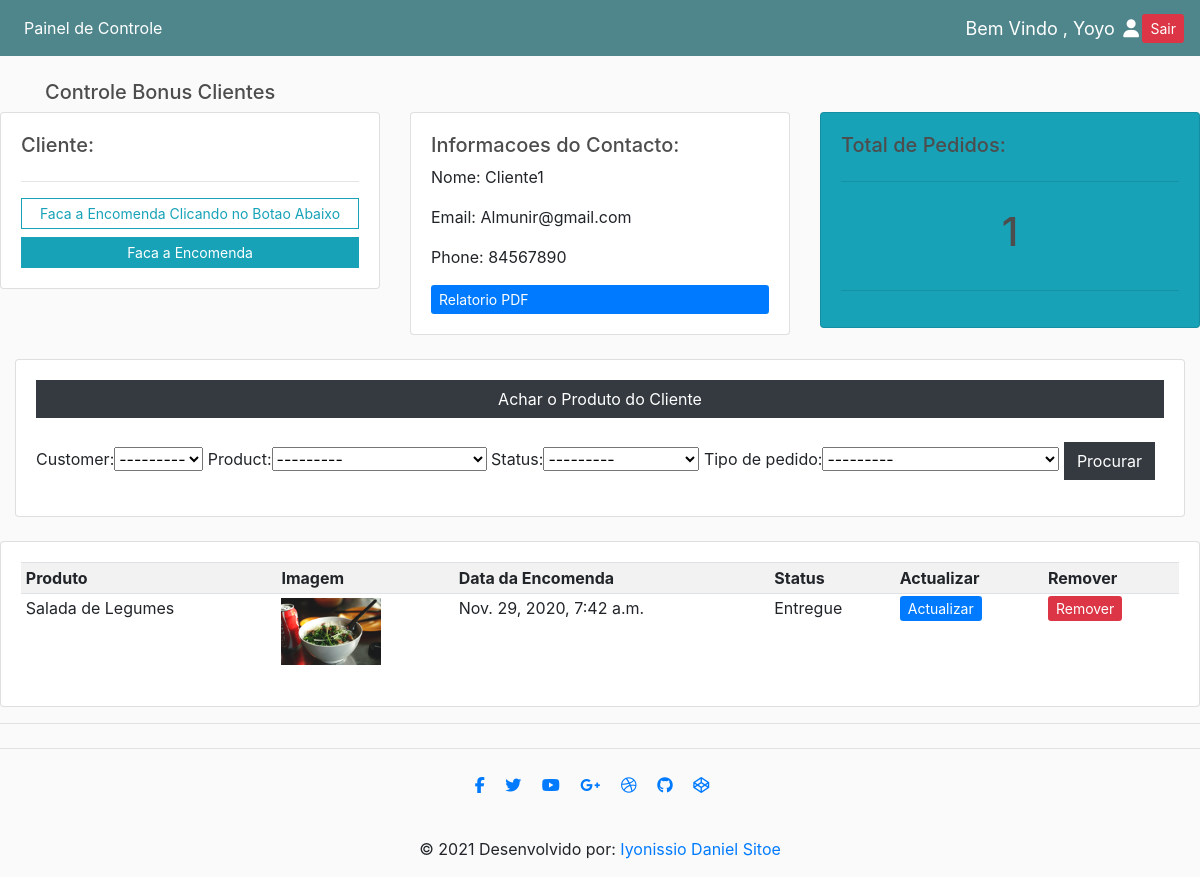
The app's page /customer/1/ (signed in) with its own data.
### entregar/models.py (models this page shows, shortened)
class Customer(models.Model):
    user = models.OneToOneField(User, null=True,blank= True, on_delete=models.CASCADE)
    name = models.CharField(max_length=200, null=True)
    phone = models.CharField(max_length=200, null=True)
    email = models.CharField(max_length=200, null=True)
    profile_pic = models.ImageField(default="Prato_2",null=True,blank=True)
    date_created = models.DateTimeField(auto_now_add=True)
    def __str__(self):
        return str(self.user)

class Order(models.Model):
    STATUS = (
        ('Pendente', 'Pendente'),
        ('Pronto em 30min', 'Pronto em 30min'),
        ('Pronto em 15min', 'Pronto em 15min'),
        ('Pronto em 5min', 'Pronto em 5min'),
        ('Saiu Para Entrega', 'Saiu Para Entrega'),
        ('Entregue', 'Entregue'),
    )
    TIPO_DE_PEDIDO = (
        ('RECEBER ENCASA','RECEBER ENCASA'),
        ('COMER NO RESTAURANTE', 'COMER NO RESTAURANTE'),
        ('LEVANTAR PESSOALMENTE', 'LEVANTAR PESSOALMENTE'),
    )
    customer = models.ForeignKey(Customer, null=True, on_delete= models.SET_NULL)
    product = models.ForeignKey(Product, null=True, on_delete= models.SET_NULL)
    adicionar_Ingrediente = models.CharField(max_length=200, null=True)
    remover_Ingrediente = models.CharField(max_length=200, null=True)
    date_created = models.DateTimeField(auto_now_add=True)
    status = models.CharField(max_length=200, null=True, choices=STATUS)
    tipo_de_pedido = models.CharField(max_length=200, null=True, choices=TIPO_DE_PEDIDO)

class Product(models.Model):
    CATEGORY = (
        ('Promocao do Dia', 'Promocao do Dia'),
        ('Preco Normal', 'Preco Normal')
    )
    name = models.CharField(max_length=200, null=True)
    price = models.FloatField( null=True)
    category = models.CharField(max_length=200, choices=CATEGORY)
    description = models.TextField(max_length=134500, null=True, blank= True)
    date_created = models.DateTimeField(auto_now_add=True)
    image = models.ImageField(default="SemFT.png",null=True,blank=True)
    def __str__(self):
        return self.name
    @property
    def imageURL(self):
        try:
            url = self.image.url
        except:
            url = ''
        return url

### entregar/decorators.py (the view)
        def wrapper_func(request, *args, **kwargs):
            group = None
            if request.user.groups.exists():
                group = request.user.groups.all()[0].name
            if group in allowed_roles:
                return view_func(request, *args, **kwargs)
            else:
                return HttpResponse('Nao estas Autorizado a Entrar nesta area !! Faca Login como Cliente para aceder ao Menu Pessoal' )

### entregar/views.py (called while the page is built)
@login_required(login_url='login')
@allowed_users(allowed_roles=['admin'])
def customer(request, pk_test):
    customer = Customer.objects.get(id=pk_test)
    orders = customer.order_set.all()
    order_count =orders.count()
    myFilter = OrderFilter(request.GET, queryset=orders)
    orders = myFilter.qs
    context = {'customer': customer,'orders':orders,'order_count':order_count,'myFilter':myFilter}
    return render(request,'entregar/customer.html',context)

### entregar/templates/entregar/customer.html (shortened to what this page needs)
{% extends 'entregar/main.html' %}
{% load static %}
{% load bootstrap4 %}
{% block content %}
<br>
<div class="container">
   <h5>Controle Bonus Clientes</h5>
</div>
<div class="row">
    <div class="col-md ">
        <div  class="card card-body " >
            <h5>Cliente:</h5>
            <hr>
            <a class="btn btn-outline-info btn-sm btn-block"
               href="#">Faca a Encomenda Clicando no Botao Abaixo</a>
            <a class="btn btn-info btn-sm btn-block"
               href="{% url 'create_order' customer.id %}">Faca a Encomenda</a>
        </div>
    </div>
    <div class="col-md">
        <div class="card card-body ">
            <h5>Informacoes do Contacto:</h5>
            <p>Nome: {{customer.name}}</p>
            <p>Email: {{customer.email}}</p>
            <p>Phone: {{customer.phone}} </p>
            <a class="btm btn-sm btn-Primary" href="{% url 'cliente_view' customer.pk %}">Relatorio PDF</a>
        </div>
    </div>
    <div class="col-md">
        <div class="card card-body text-dark bg-info">
            <h5>Total de Pedidos:</h5>
            <hr>
            <h1 style="text-align:center;padding:10px">{{order_count}}</h1>
             <hr>
        </div>
    </div>
</div>
<br>
    <div class="col">
        <div  class="card card-body  ">
            <button class="btn btn-dark">Achar o Produto do Cliente</button>
            <br>
            <form method="get">
                {{myFilter.form}}
                 <button type="submit" class="btn btn-dark">Procurar</button>
            </form>
        </div>
    </div>
<br>
<div class="row">
    <div class="col-md">
        <div class="card card-body">
            <table class="table table-sm table-striped">
                <tr>
                    <th>Produto</th>
                    <th>Imagem</th>
                    <th>Data da Encomenda</th>
                    <th>Status</th>
                    <th>Actualizar</th>
                    <th>Remover</th>
                </tr>
                {% for order in orders %}
                <tr>
                    <td>{{order.product}}</td>
                    <td><div style="flex:2"><img class="row-image" src="{{ order.product.imageURL }}"></div></td>
                    <td>{{order.date_created}}</td>
                    <td>{{order.status}}</td>
                    <td><a class="btm btn-sm btn-Primary" href="{% url 'update_order' order.id %}">Actualizar</a></td>
                    <td><a class="btm btn-sm btn-danger" href="{% url 'delete_order' order.id %}">Remover</a></td>
                </tr>
                {% endfor %}
            </table>
        </div>
    </div>
</div>
{% endblock content %}

### entregar/templates/entregar/navbar.html (shortened to what this page needs)
{% load static %}
<nav class="navbar navbar-expand-lg navbar-dark bg-dark">
  <div class="collapse navbar-collapse" id="navbarNav">
    <ul class="navbar-nav">
      {% if request.user.is_staff %}
      <li class="nav-item active">
        <a class="nav-link" href="{% url 'home' %}">Painel de Controle</a>
      </li>
      {% else %}
      <li class="nav-item active">
        <a class="nav-link" href="{% url 'home' %}"> Tela Principal <i class="fa fa-fw fa-user"></i> </a>
      </li>
      {% endif %}
    </ul>
  </div>
  <span class="hello-msg">Bem Vindo ,  {{request.user}} <a><i class="fa fa-fw fa-user"></i></a> </span>
<a class="btm btn-sm btn-danger" href="{% url 'logout' %}"> Sair </a>
</nav>

### static/css/main.css (style rules this page uses)
body { background-color: ffffff; }
body { background-color: hsl(0, 0%, 98%); }
h1,h2,h3,h4,h5,h6 { color:hsl(0, 0%, 30%); }
.bg-dark { background-color: #4f868c!important; }
.btn { border-radius: 0; }
.row-image { width: 100px; }

### entregar/templates/entregar/navbar.html (style rules this page uses)
.hello-msg { font-size: 18px; color: #fff; margin-rigth: 20px; }

### records on screen
Customer: name "Cliente1", email "Almunir@gmail.com", phone "84567890"
Order: product "Salada de Legumes", product.imageURL (picture), date_created "Nov. 29, 2020, 7:42 a.m.", status "Entregue"

### other values on screen
{{ request.user }} "Yoyo"
{{ order_count }} "1"
